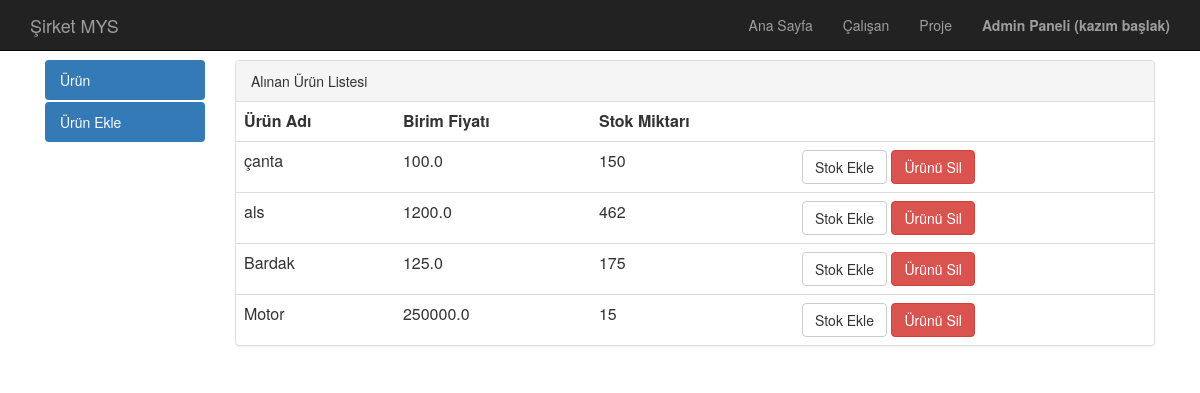
/urun/ (signed in), run on the app's committed database.
### urun/models.py (models this page shows, shortened)
class Urun(models.Model):
    adi = models.CharField(max_length = 120,verbose_name= "Ürün Adı")
    birimFiyati = models.FloatField()
    stokMiktari = models.IntegerField()
    slug = models.SlugField(unique = True,editable = False, max_length= 130)
    def get_update_url(self):
        return reverse("urun:update",kwargs={"slug":self.slug})
    def get_delete_url(self):
        return reverse("urun:delete",kwargs={"id":self.id})

### urun/views.py (the view)
# urls.py: path('',urunIndex,name='index'),
def urunIndex(request):
    yetki = getAuthorization(request,"urun")
    if yetki == -1:
        messages.warning(request,"Erişim için giriş yapınız.")
        return redirect("/admin")
    if not canView(yetki):
        messages.warning(request,"Ürünlere erişim yetkiniz yoktur.")
        return redirect("home:index")
    urunler = Urun.objects.all()
    context = {
        'urunler':urunler,
        'canAdd':canAdd(yetki),
        'canChange':canChange(yetki),
        'canDelete':canDelete(yetki),
    }
    return render(request,'urun/index.html',context)

### calisan/models.py (called while the page is built, shortened)
def getAuthorization(request,name):
    u = request.user
    yetki = 0
    if not u.is_authenticated:
        return -1
    elif u.is_superuser:
        return 15

def canView(authorization):
    return authorization >= 8

def canAdd(authorization):
    return authorization % 2 != 0

def canChange(authorization):
    return authorization == 2 or authorization == 3 or authorization == 6 or authorization == 7 or authorization == 10 or authorization == 11 or authorization == 14 or authorization == 15

def canDelete(authorization):
    return authorization == 4 or authorization == 5 or authorization == 6 or authorization == 7 or authorization == 12 or authorization == 13 or authorization == 14 or authorization == 15

### templates/urun/index.html (shortened to what this page needs)
{% extends "base.html" %}
{% block body %}
    <div class="container">
        {% include "urun/leftnav.html" %}
        <div class="col-sm-10">
            <div class="panel panel-default">
                <div class="panel-heading">Alınan Ürün Listesi</div>
                <table class="table">
                    <tr>
                        <th>Ürün Adı</th>
                        <th>Birim Fiyatı</th>
                        <th>Stok Miktarı</th>
                        <th></th>
                    </tr>
                    {% for urun in urunler %}
                        <tr>
                            <td>{{ urun.adi }}</td>
                            <td>{{ urun.birimFiyati }}</td>
                            <td>{{ urun.stokMiktari }}</td>
                            <td>
                                {% if canChange %}
                                    <a href="{{ urun.get_update_url }}" class="btn btn-default" role="button">Stok Ekle</a>
                                {% endif %}
                                {% if canDelete %}
                                    <a href="{{ urun.get_delete_url }}" class="btn btn-danger" role="button">Ürünü Sil</a>
                                {% endif %}
                            </td>
                        </tr>
                    {% endfor %}
                </table>
            </div>
        </div>
    </div>
{% endblock body %}

### templates/header.html (shortened to what this page needs)
<head>
</head>
<nav class="navbar navbar-inverse navbar-fixed-top" role="banner">
    <div class="container">
        <div class="navbar-header">
            <a href="{% url 'home:index'%}" class="navbar-brand">Şirket MYS</a>
        </div>
        <nav class="collapse navbar-collapse" role="navigation">
            <ul class="nav navbar-nav navbar-right">
                <li><a href="{% url 'home:index'%}">Ana Sayfa</a></li>
                <li><a href="{% url 'calisan:index' %}">Çalışan</a></li>
                <li><a href="{% url 'proje:index' %}">Proje</a></li>
                <li><a href="/admin"><b>Admin Paneli ({{ request.user.get_full_name }})</b></a></li>
            </ul>
        </nav>
    </div>
</nav>

### static/css/style.css (style rules this page uses)
body { margin-top: 60px; }

### data on the page
Urun: adi "çanta", birimFiyati "100.0", stokMiktari "150"
Urun: adi "als", birimFiyati "1200.0", stokMiktari "462"
Urun: adi "Bardak", birimFiyati "125.0", stokMiktari "175"
Urun: adi "Motor", birimFiyati "250000.0", stokMiktari "15"

### other printed values
{{ request.user.get_full_name }} "kazım başlak"
